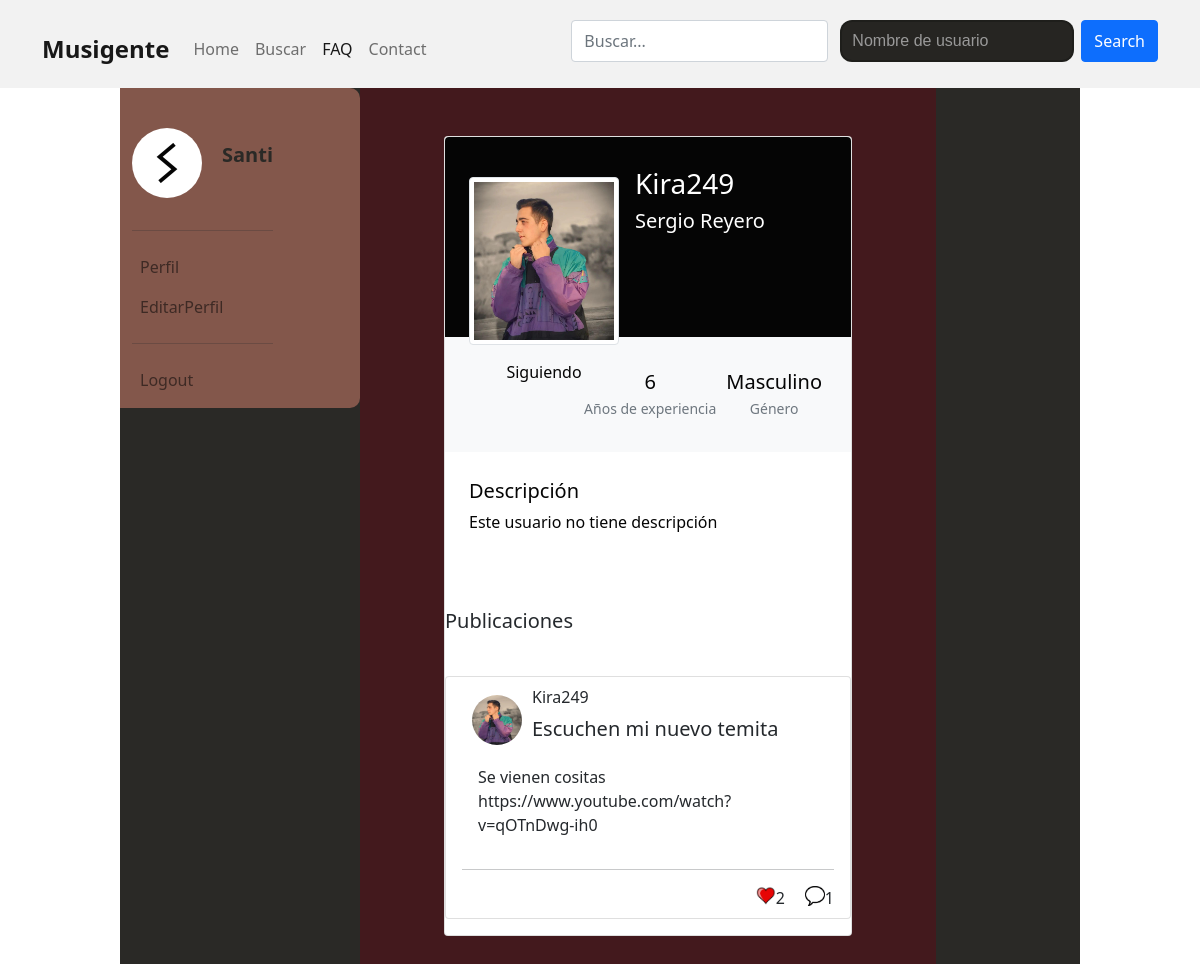
/html/perfil.php?profile=Kira249 (signed in), run on the app's committed database.
### tables this page shows
CREATE TABLE `usuario` (
  `ID` int(11) NOT NULL,
  `Nickname` varchar(40) NOT NULL,
  `email` varchar(40) NOT NULL,
  `Password` varchar(200) NOT NULL,
  `Nombre` varchar(40) NOT NULL,
  `Instrumento` varchar(30) DEFAULT NULL,
  `Apellido1` varchar(40) NOT NULL,
  `Apellido2` varchar(40) DEFAULT NULL,
  `GeneroP` varchar(2) NOT NULL,
  `Genero` varchar(20) NOT NULL,
  `Anos de experiencia` int(11) DEFAULT NULL,
  `IdGrupo` int(11) DEFAULT NULL,
  `IdDomicilio` int(11) NOT NULL,
  `Descripcion` text DEFAULT NULL,
  `ImagenDePerfil` varchar(60) NOT NULL DEFAULT 'predeterminadoA6RJ45B.jpg'
);

CREATE TABLE `publicaciones` (
  `id` int(11) NOT NULL,
  `id_usuario` int(11) NOT NULL,
  `titulo` varchar(60) NOT NULL,
  `contenido` text NOT NULL
);

### html/perfil.php (the view, shortened to what this page needs)
<html lang="es">
<head>
    <link href="https://cdn.jsdelivr.net/npm/bootstrap@5.1.3/dist/css/bootstrap.min.css" rel="stylesheet">
</head>
<body>
    <nav class="navbar navbar-light navbar-expand-xl navbar-fixed-top navigation-clean-button" style="background-color:#F2F2F2;border-radius: 20;border-top-left-radius: 20; padding-top: 20px; padding-bottom: 10px;">
        <div class="container"><button class="navbar-toggler" data-bs-toggle="collapse" data-bs-target="#navcol-2"><span class="visually-hidden">Toggle navigation</span><span class="navbar-toggler-icon"></span></button>
            <div style="font-weight: bold;"><a class="navbar-brand" href="#"><span style="font-size: larger">Musigente</span></a></div>
            <div id="navcol-2" class="collapse navbar-collapse" style="color: rgb(255,255,255); justify-content: space-between">
                <ul class="navbar-nav">
                    <li class="nav-item"><a class="nav-link" href="./Principal.php">Home </a></li>
                    <li class="nav-item"><a class="nav-link" href="./busqueda.php">Buscar</a></li>
                    <li class="nav-item"><a class="nav-link active" href="./faq.php">FAQ</a></li>
                    <li class="nav-item"><a class="nav-link" href="./Contact.php">Contact </a></li>
                </ul>
                <ul class="nav navbar-nav">
                    <li class="nav-item">
                        <form class="form-inline my-2 my-lg-0" action="./busqueda.php">
                            <div class="input-group mb-3">
                                <input type="text" id="valor" name="valor" class="form-control rounded mx-sm-1" placeholder="Buscar...">
                                <div class="content-select mx-sm-2">
                                    <select id="campo" name="campo">
                                        <option value="Nickname">Nombre de usuario</option>
                                    </select>
                                </div>
                                <button class="btn btn-primary my-2 my-sm-0 rounded" type="submit">Search</button>
                            </div>
                        </form>
                    </li>
                </ul>
            </div>
        </div>
    </nav>
    <div class="d-flex fondo-bonico">
        <aside class="col-md-1 col-lg-3" style="height: 50%; background-color: #815448; border-radius: 0 10px 10px 0;">
            <nav class="navbar navbar-light navbar-expand-md d-flex d-xl-flex flex-column flex-grow-0 justify-content-start justify-content-xl-start align-items-xl-start">
                <div class="container-fluid">
                    <ul class="navbar-nav flex-column">
                        <div id="navcol-3" class="collapse navbar-collapse " style="color: black">
                            <ul class="navbar-nav">
                                <li class="nav-item">
                                    <p class="nav-link" href="#" id="navbarDropdownMenuLink" role="button" data-bs-toggle="dropdown" aria-expanded="false">
                                    <div style="display: flex; justify-content: center; align-items: center;">
                                        <?php
                                        require("../php/conexion.php");
                                        $consulta = "SELECT ImagenDePerfil FROM usuario WHERE Nickname = '" . $_SESSION['username'] . "'";
                                        $resultado = mysqli_query($conexion, $consulta);
                                        $fila = mysqli_fetch_array($resultado);
                                        $imagen = $fila['ImagenDePerfil'];
                                        echo "<img class='img img-responsive rounded-circle' src='../img/usuarios/$imagen' alt='Imagen de perfil' style='width: 70px; height: 70px; margin-right: 20px; background-color: white'>";
                                        echo "<p class='fs-5 fw-bold' style='color: #262522'>" . $_SESSION['username'] . "</p>";
                                        ?>
                                    </div>
                                    </p>
                                </li>
                            </ul>
                        </div>
                        <hr>
                        <?php
                        echo "<li class='nav-item'><a class='nav-link' href='./perfil.php?profile=" . $_SESSION['username'] . "''>Perfil</a></li>"
                        ?>
                        <li class="nav-item"><a class="nav-link" href="./EditarPerfil.php">EditarPerfil</a></li>
                        <hr>
                        <li class="nav-item"><a class="nav-link" href="../php/LogOut.php">Logout</a></li>
                    </ul>
                </div>
            </nav>
        </aside>
        <main style="width: 60%;">
            <?php
            if (isset($_GET['profile'])) {
                require("../php/conexion.php");
                $nombre = $_GET['profile'];
                $sql = "SELECT `ID`, `Nickname`, `email`, `Nombre`, `Instrumento`, `Apellido1`, `Apellido2`, `GeneroP`, `Genero`, `Anos de experiencia`, `IdGrupo`, `IdDomicilio`, `Descripcion`, `ImagenDePerfil`
                    FROM `usuario` WHERE nickname = '$nombre'";
                $result = mysqli_query($conexion, $sql);
                $row = mysqli_fetch_assoc($result);
                $idPerfil = $row['ID'];
                $usuario = $row['Nickname'];
                $nombre = $row['Nombre'];
                $apellido1 = $row['Apellido1'];
                $generoP = $row['GeneroP'];
                $experiencia = $row['Anos de experiencia'];
                $descripcion = $row['Descripcion'];
                $imagen = $row['ImagenDePerfil'];
                $sql = "Select `ID` from `usuario` where Nickname ='" . $_SESSION['username'] . "' ;";
                $resultado = mysqli_query($conexion, $sql);
                $row = mysqli_fetch_assoc($resultado);
                $idSesion = $row['ID'];
                $sql = "Select `id_relacion` from `amigos` where id_relacion= (Select `id_relacion` from `amigos` where id_usuario1='$idSesion' and id_usuario2= '$idPerfil') or id_relacion=(Select `id_relacion` from `amigos` where id_usuario1='$idPerfil' and id_usuario2= '$idSesion')  ";
                $resultado = mysqli_query($conexion, $sql);
                $row = mysqli_fetch_assoc($resultado);
                if (isset($row['id_relacion'])) {
                    $idAmiwis = $row['id_relacion'];
                } else {
                    $idAmiwis = 0;
                }
                echo "<section class='h-100' style='background-color: #401519'>
                    <div class='container py-5 h-100'>
                    <div class='row d-flex justify-content-center align-items-center h-100'>
                    <div class='col col-lg-11 col-xl-9'>
                    <div class='card'>
                        <div class='rounded-top text-white d-flex flex-row' style='background-color: #000; height:200px;'>
                            <div class='ms-4 mt-3 d-flex flex-column' style='width: 150px;'>
                                <img src='../img/usuarios/" . $imagen . "'
                                alt='Generic placeholder image' class='img-fluid img-thumbnail mt-4 mb-2'
                                style='width: 150px; z-index: 1'>";
                if ($_SESSION['username'] == $_GET['profile']) {
                    echo "<a href='./editarPerfil.php' type='button' class='btn btn-primary' data-mdb-ripple-color='dark'
                                    style='z-index: 1;'>Editar Perfil</a>";
                } else if ($idAmiwis > 0) {
                    echo "<a href='../php/DesSeguir.php' class='btn btn-light ' data-mdb-ripple-color='dark'
                                    style='z-index: 1;' role='button'>
                                            Siguiendo
                                           </a>";
                } else {
                    echo "<a href='../php/HacerAmigos.php' class='btn btn-primary ' data-mdb-ripple-color='dark'
                                    style='z-index: 1;' role='button'>
                                            Seguir
                                           </a>";
                }
                echo "</div>
                            <div class='ms-3' style='margin-top: 30px;'>
                                <h3>" . $usuario . "</h3>
                                <h5>" . $nombre . " " . $apellido1;
                echo "</h5>
                            </div>
                            </div>
                            <div class='p-4 text-black' style='background-color: #f8f9fa;'>
                            <div class='d-flex justify-content-end text-center py-1'>";
                if ($experiencia != null or $experiencia != 0) {
                    echo "<div style='margin: 5px'>
                                <p class='mb-1 h5'>" . $experiencia . "</p>
                                <p class='small text-muted mb-0'>Años de experiencia </p>
                                </div>";
                }
                if ($generoP != null) {
                    switch ($generoP) {
                        case 'M':
                            echo "<div style='margin: 5px'>
                                            <p class='mb-1 h5'>Masculino</p>
                                            <p class='small text-muted mb-0'>Género</p>
                                            </div>";
                            break;
                    }
                }
                echo "</div>
                            </div>
                            <div class='card-body p-4 text-black'>
                            <div class='mb-5'>
                                <p class='lead fw-normal mb-1'>Descripción</p>";
                if ($descripcion != null) {
                    echo "<p>" . $descripcion . "</p>";
                } else {
                    echo "<p>Este usuario no tiene descripción</p>";
                }
                echo "</div>
                            </div>
                            <div class='d-flex justify-content-between align-items-center mb-4'>
                                <p class='lead fw-normal mb-0'>Publicaciones</p>
                            </div>";
                if (isset($_SESSION)) {
                    if (isset($_SESSION['username'])) {
                        require("../php/conexion.php");
                        $profile = $_GET['profile'];
                        $consulta = "SELECT id FROM usuario WHERE nickname= '$profile'";
                        $resultado = mysqli_query($conexion, $consulta);
                        $row = $resultado->fetch_assoc();
                        $idUsuario = $row['id'];
                        $consulta2 = "SELECT DISTINCT `id`, `id_usuario`, `titulo`, `contenido` FROM publicaciones where id_Usuario = '$idUsuario'";
                        $resultado = mysqli_query($conexion, $consulta2);
                        if ($resultado) {
                            if (mysqli_num_rows($resultado) != 0) {
                                while ($fila = mysqli_fetch_assoc($resultado)) {
                                    $nombreID = $fila['id_usuario'];
                                    $comando2 = "SELECT Nickname, ImagenDePerfil FROM usuario WHERE id ='$nombreID'";
                                    $resultado2 = mysqli_query($conexion, $comando2);
                                    $row = mysqli_fetch_assoc($resultado2);
                                    $cuenta = $row['Nickname'];
                                    $titulo = $fila['titulo'];
                                    $contenido = $fila['contenido'];
                                    $imagen = $row['ImagenDePerfil'];
                                    $idPublicacion = $fila['id'];
                                    echo "<li class='list-group-item card mt-3 mb-3'>
                                        <a href='../html/perfil.php?profile=$cuenta'>
                                        <img src='../img/usuarios/$imagen' class='rounded-circle mr-2 float-start' width='50' height='50' alt='...' style='margin: 10px;'>
                                        </a>
                                        <p class='card-title'>$cuenta</p>
                                        <h5 class='card-title'>
                                        $titulo
                                        </h5>
                                        <p class='card-body'>
                                        $contenido
                                        </p>";
                                    echo "<hr>";
                                    echo "<div style='display: flex; flex-direction: row-reverse'>";
                                    $consulta = "SELECT count(*) FROM `comentarios` WHERE IDPublicacion = $idPublicacion";
                                        $resultadoCom = mysqli_query($conexion, $consulta);
                                        $rowCom = mysqli_fetch_assoc($resultadoCom);
                                        $numCom = $rowCom['count(*)'];
                                        echo "$numCom<a href='./publicacion.php?id=$idPublicacion' data-mdb-ripple-color='dark'
                                        style='margin-left: 20px; font-size: 12px'>
                                        <img src='../img/resources/bocadillo-dialogo-clipart.png' style='width: 20px; height: 20px'></a>";
                                    $sql = "Select count('id') as num from `likes` where id_publicacion='$idPublicacion' ;";
                                    $result = mysqli_query($conexion, $sql);
                                    $seleccion = mysqli_fetch_assoc($result);
                                    $likes = $seleccion['num'];
                                    $sql = "Select `id_publicacion` from `likes` where id_usuario=$idUsuario and id_publicacion=$idPublicacion";
                                    $result = mysqli_query($conexion, $sql);
                                    $seleccion = mysqli_fetch_assoc($result);
                                    if (isset($seleccion)) {
                                        $likeado = $seleccion['id_publicacion'];
                                        if ($idPublicacion == $likeado) {
                                            echo "$likes<a href='../php/deslike.php?like=$idPublicacion&pantalla=2'><img src='../img/resources/heart-rojo.png' style='width: 20px; height: 20px'></a>";
                                        } else {
                                            echo "$likes<a href='../php/like.php?like=$idPublicacion&pantalla=2'><img src='../img/resources/heart.png' style='width: 20px; height: 20px'></a>";
                                        }
                                    } else {
                                        echo "$likes<a href='../php/like.php?like=$idPublicacion&pantalla=2'><img src='../img/resources/heart.png' style='width: 20px; height: 20px'></a>";
                                    }
                                    echo "</div>";
                                    echo "</li>";
                                }
                            }
                        } else {
                            echo "<p>Este usuario no tiene publicaciones</p>";
                        }
                    }
                }
                echo "</div>
                        </div>
                        </div>
                    </div>
                    </div>
                </section>";
            }
            ?>
</body>
</html>

### data on the page
usuario: ImagenDePerfil (picture)
usuario: ImagenDePerfil (picture), Nickname "Kira249", Nombre "Sergio", Apellido1 "Reyero", Anos de experiencia "6"
publicaciones: id_usuario.ImagenDePerfil (picture), id_usuario.Nickname "Kira249", titulo "Escuchen mi nuevo temita", contenido "Se vienen cositas https://www.youtube.com/watch?v=qOTnDwg-ih0", numCom "1", likes "2"

### other printed values
$_SESSION['username'] "Santi"
